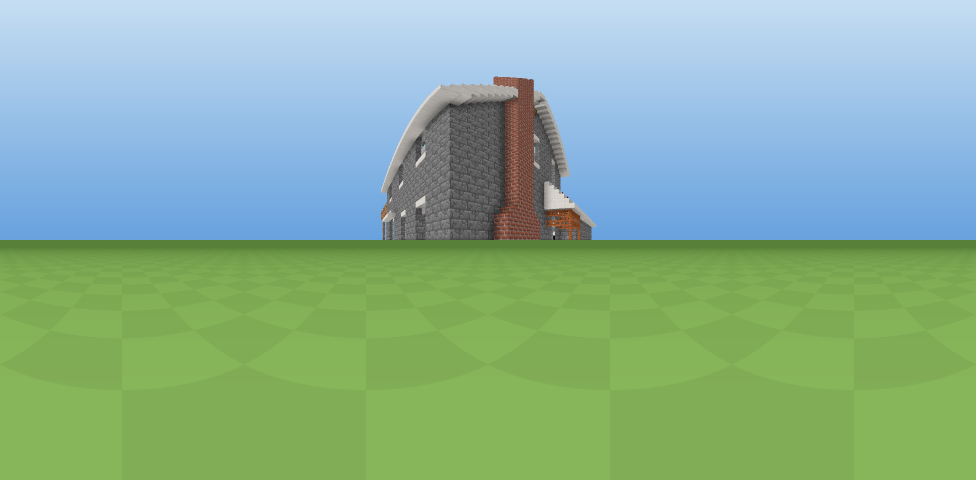
#> input picture v7/work/pano_v7_composed2.png, 1952 x 960 px (shown at 1/2 size)
$ python make_pano_seed.py --image ../work/pano_v7_composed2.png --out out.png
#> lines starting #> are read from the running program, lines starting #| are printed output that depends on the picture
#> in main, src is the input picture: PIL image 1952x960 RGB; mean R, G, B 138, 177.5, 150.9
"""Compose a panorama seed: a Minecraft building on grass under a sky with a real horizon.

v6 lesson, kept as the reason this file exists: HY-Pano is image-conditioned, so the seed dominates.
The v6 seed put the building across the whole frame AND on a transparent background; the pano model
read that as "the building surrounds the camera everywhere" and produced two curved facades at the
left/right edges with a copy in the far centre - and the generated cloud had no coherent building.

So this composition deliberately does the opposite of "fill the frame":
  * the building occupies --subject-width of the canvas (~0.5), centred,
  * the horizon sits LOW (--horizon 0.78) so ground reads as a large plane and the sky is a band,
  * the building's feet stand ON the horizon line, so ground and sky meet behind it,
  * a 3/4 render (two facades visible) is used as the source, giving the pano more known surface.
"""
import argparse
from pathlib import Path

import numpy as np
from PIL import Image, ImageFilter, ImageDraw


def subject_alpha(img):
    if img.mode in ('RGBA', 'LA'):
        return np.asarray(img.convert('RGBA'))[:, :, 3]
    a = np.asarray(img.convert('RGB')).astype(np.int16)
    mx, mn = a.max(2), a.min(2)
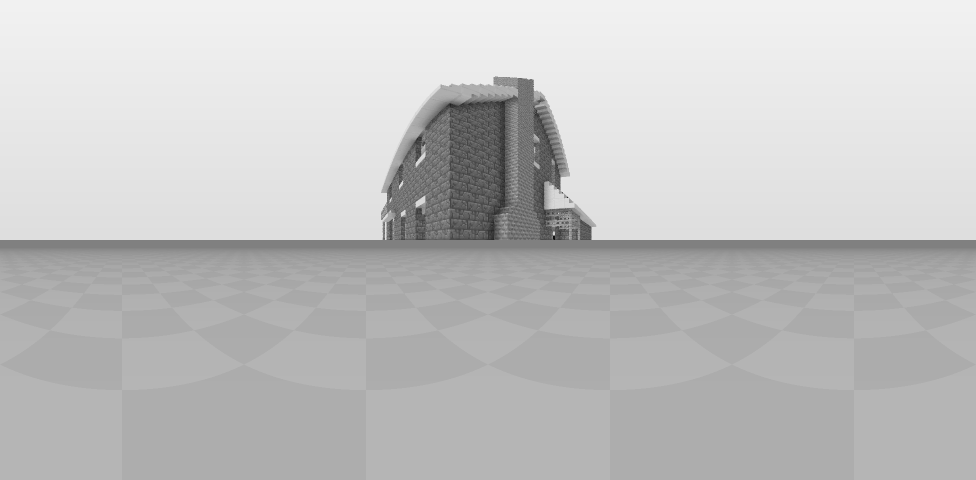
#> mx: shape (960, 1952) int16 (shown at 1/2 size); min 8, max 241, mean 195.3
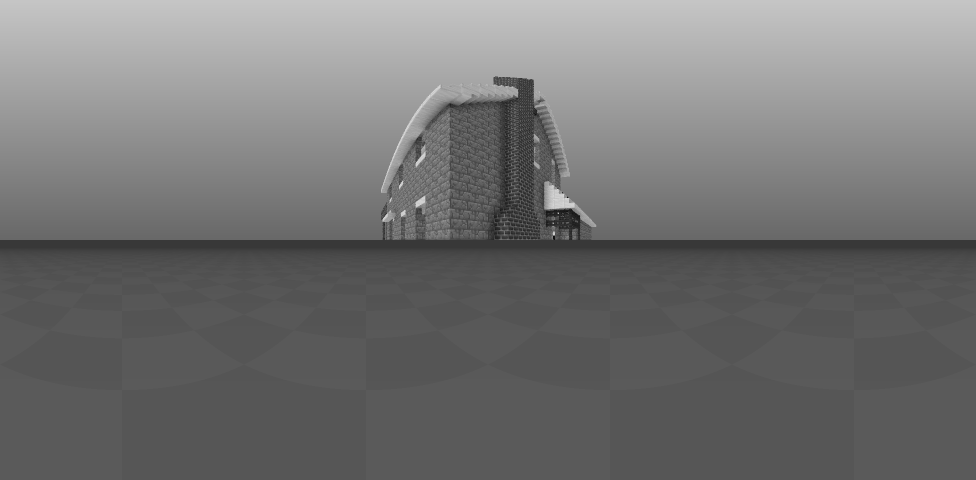
#> mn: shape (960, 1952) int16 (shown at 1/2 size); min 3, max 226, mean 115.8
    return (~((mn > 235) & ((mx - mn) < 12))).astype(np.uint8) * 255
#> returned value: shape (960, 1952); every value is 255


def main():
    ap = argparse.ArgumentParser()
    ap.add_argument('--image', type=Path, required=True, help='3/4 render with alpha')
    ap.add_argument('--out', type=Path, required=True)
    ap.add_argument('--width', type=int, default=1600)
    ap.add_argument('--height', type=int, default=900)
    ap.add_argument('--subject-width', type=float, default=0.50, help='building width / canvas width')
    ap.add_argument('--horizon', type=float, default=0.78, help='horizon y / canvas height')
    ap.add_argument('--shadow', type=float, default=0.18, help='contact shadow strength')
    args = ap.parse_args()

    src = Image.open(args.image)
    alpha = subject_alpha(src)
    ys, xs = np.nonzero(alpha > 128)
    if not len(ys):
        raise SystemExit('no opaque subject found')
    box = (xs.min(), ys.min(), xs.max() + 1, ys.max() + 1)
#> box = (0, 0, 1952, 960)
    subj = src.convert('RGBA').crop(box)
    alpha = alpha[box[1]:box[3], box[0]:box[2]]

    W, H = args.width, args.height
    scale = (W * args.subject_width) / subj.width
#> scale = 0.41
    nw, nh = int(subj.width * scale), int(subj.height * scale)
#> nw = 800; nh = 393
    subj = subj.resize((nw, nh), Image.LANCZOS)
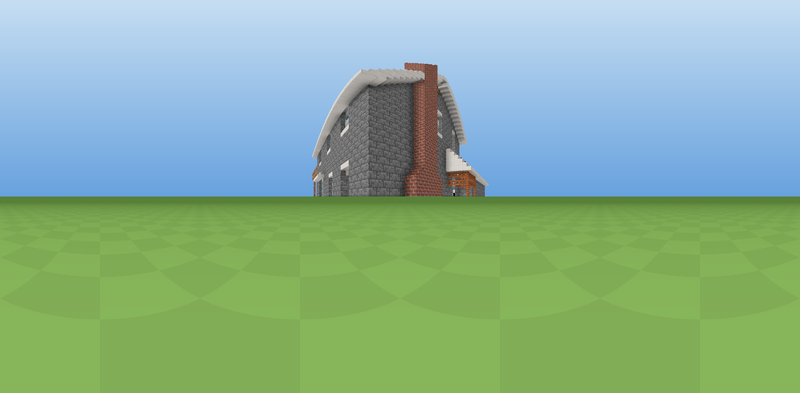
#> subj: PIL image 800x393 RGBA; mean R, G, B, A 138, 177.5, 150.9, 255
    alpha_img = Image.fromarray(alpha).resize((nw, nh), Image.LANCZOS)
#> alpha_img: PIL image 800x393 L; every value is 255

    horizon_y = int(H * args.horizon)
    feet = int(np.nonzero(np.asarray(alpha_img) > 128)[0].max())
#> feet = 392
    px, py = (W - nw) // 2, horizon_y - feet
#> px = 400; py = 310
    print(f'subject {subj.size}  feet {feet}  horizon {horizon_y}  paste ({px},{py})')
#| subject (800, 393)  feet 392  horizon 702  paste (400,310)

    # sky: daylight gradient; ground: grass that darkens towards the camera
    canvas = np.zeros((H, W, 3), np.float32)
    sky_top, sky_bot = np.array([116, 170, 224], np.float32), np.array([196, 220, 240], np.float32)
    grass_far, grass_near = np.array([128, 172, 86], np.float32), np.array([96, 138, 62], np.float32)
    for y in range(H):
        t = min(y / max(horizon_y - 1, 1), 1.0)
        if y < horizon_y:
            canvas[y] = sky_top * (1 - t) + sky_bot * t
        else:
            u = (y - horizon_y) / max(H - horizon_y - 1, 1)
            canvas[y] = grass_far * (1 - u) + grass_near * u
    img = Image.fromarray(np.clip(canvas, 0, 255).astype(np.uint8))
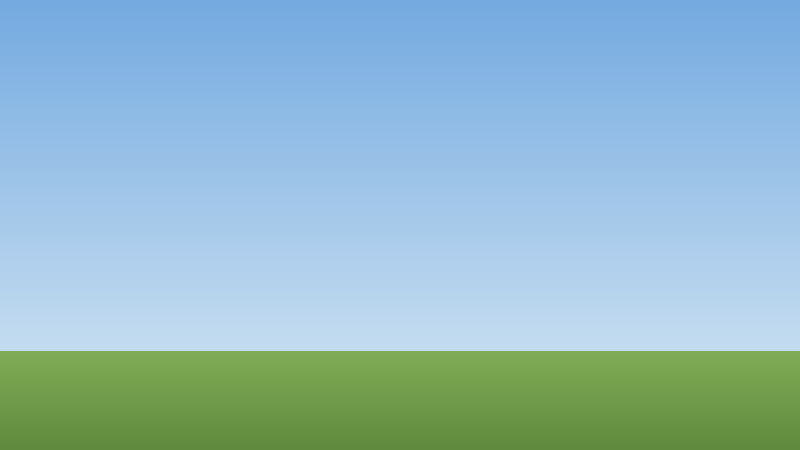
#> img: PIL image 1600x900 RGB (shown at 1/2 size); mean R, G, B 145.8, 185.7, 196.7

    # faint grass-block checker, fading with distance
    d = ImageDraw.Draw(img, 'RGBA')
    step = max(H // 40, 8)
    for gi, y in enumerate(range(horizon_y, H, step)):
        fade = int(18 * gi / max((H - horizon_y) // step, 1))
        for x in range(0, W, step):
            if ((x // step) + gi) % 2 == 0:
                d.rectangle([x, y, x + step, y + step], fill=(255, 255, 255, fade))

    # contact shadow under the building so it sits on the ground
    sh = alpha_img.filter(ImageFilter.GaussianBlur(step * 0.8))
    sh_arr = (np.asarray(sh).astype(np.float32) / 255.0 * args.shadow * 255).astype(np.uint8)
#> sh_arr: shape (393, 800); every value is 45
    shadow = Image.new('RGBA', (nw, nh), (0, 0, 0, 0))
#> shadow: PIL image 800x393 RGBA; every value is 0
    shadow.putalpha(Image.fromarray(sh_arr))
    img.paste(shadow, (px, py + int(step * 0.35)), shadow)
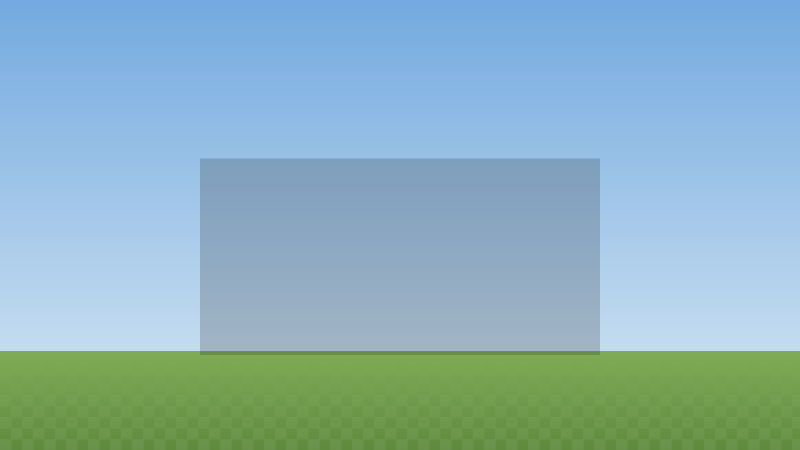
#> img: PIL image 1600x900 RGB (shown at 1/2 size); mean R, G, B 139.7, 178.2, 188.5

    img.paste(subj, (px, py), alpha_img)
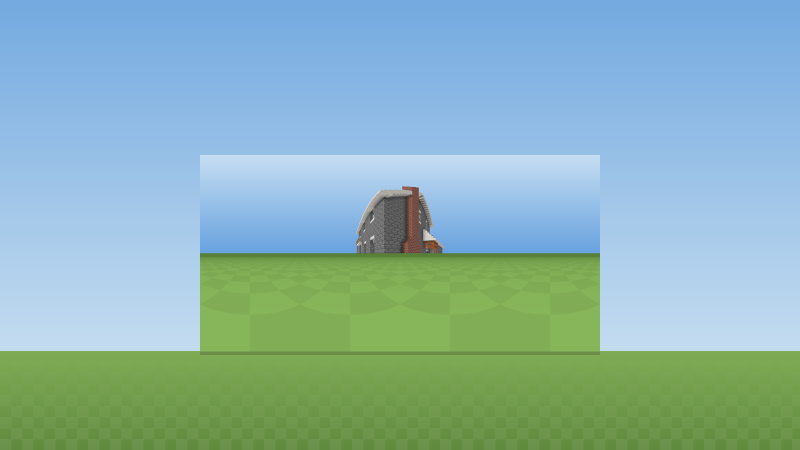
#> img: PIL image 1600x900 RGB (shown at 1/2 size); mean R, G, B 138.6, 179.9, 179.1
    args.out.parent.mkdir(parents=True, exist_ok=True)
    img.save(args.out)
    print('SAVED', args.out, img.size)
#| SAVED out.png (1600, 900)


if __name__ == '__main__':
    main()
